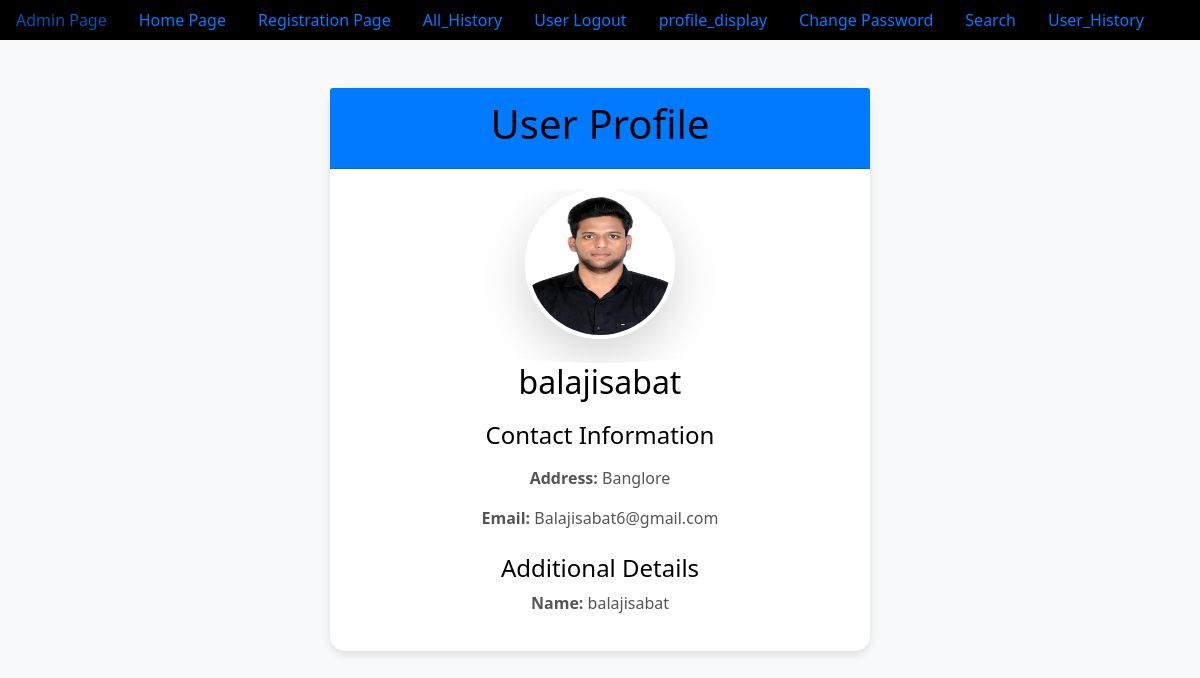
The app's page /profile_display/ (signed in) with its own data.
### app/models.py (models this page shows, shortened)
class Profile(models.Model):
    profile_user=models.OneToOneField(User,on_delete=models.CASCADE)
    address=models.TextField()
    profile_pic=models.ImageField(upload_to='abcd')

### app/views.py (the view)
# urls.py: path('profile_display/',profile_display,name='profile_display'),
@login_required
def profile_display(request):
    un=request.session.get('username')
    UO=User.objects.get(username=un)
    PO=Profile.objects.get(profile_user=UO)
    d={'UO':UO,'PO':PO}
    return render(request,'profile_display.html',d)

### templates/profile_display.html (shortened to what this page needs)
{% extends 'dummy.html' %}
{% block body_block %}
<div class="container mt-5">
    <div class="row justify-content-center">
        <div class="col-md-6">
            <div class="card">
                <div class="card-header bg-primary text-white text-center">
                    <h1>User Profile</h1>
                </div>
                <div class="card-body text-center">
                    <div class="profile-picture">
                        <img src="{{ PO.profile_pic.url }}" alt="{{ UO.username }}" class="rounded-circle shadow-lg mb-4" style="width: 150px; height: 150px;">
                    </div>
                    <h2 class="mb-3">{{ UO.username }}</h2>
                    <div class="profile-info">
                        <h4 class="mb-3">Contact Information</h4>
                        <p><strong>Address:</strong> {{ PO.address }}</p>
                        <p><strong>Email:</strong> {{ UO.email }}</p>
                    </div>
                    <h4 class="mt-4">Additional Details</h4>
                    <p><strong>Name:</strong> {{ UO.username }}</p>
                </div>
            </div>
        </div>
    </div>
</div>
{% endblock %}

### templates/profile_display.html (style rules this page uses)
body { background-color: #f8f9fa; font-family: 'Segoe UI', Tahoma, Geneva, Verdana, sans-serif; }
.card { border: none; border-radius: 15px; box-shadow: 0 4px 8px rgba(0, 0, 0, 0.1); background-color: #fff; }
.card-header { border-radius: 15px 15px 0 0; }
.rounded-circle { border: 4px solid #fff; }
h1, h2, h4 { color: #020202; }
.profile-picture { overflow: hidden; border-radius: 50%; margin: 0 auto; }
.profile-info { margin-top: 20px; }
p { color: #555; }

### records on screen
Profile: profile_pic (picture), address "Banglore"

### other values on screen
{{ UO.username }} "balajisabat"
{{ UO.email }} "Balajisabat6@gmail.com"
